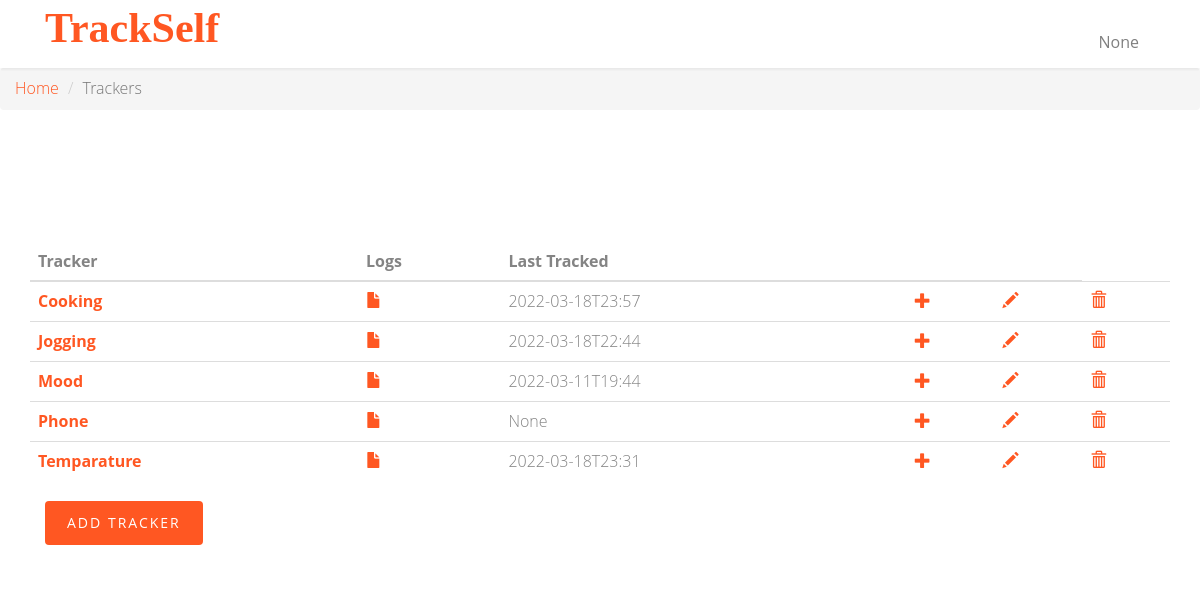
The app's page /trackers, older data.
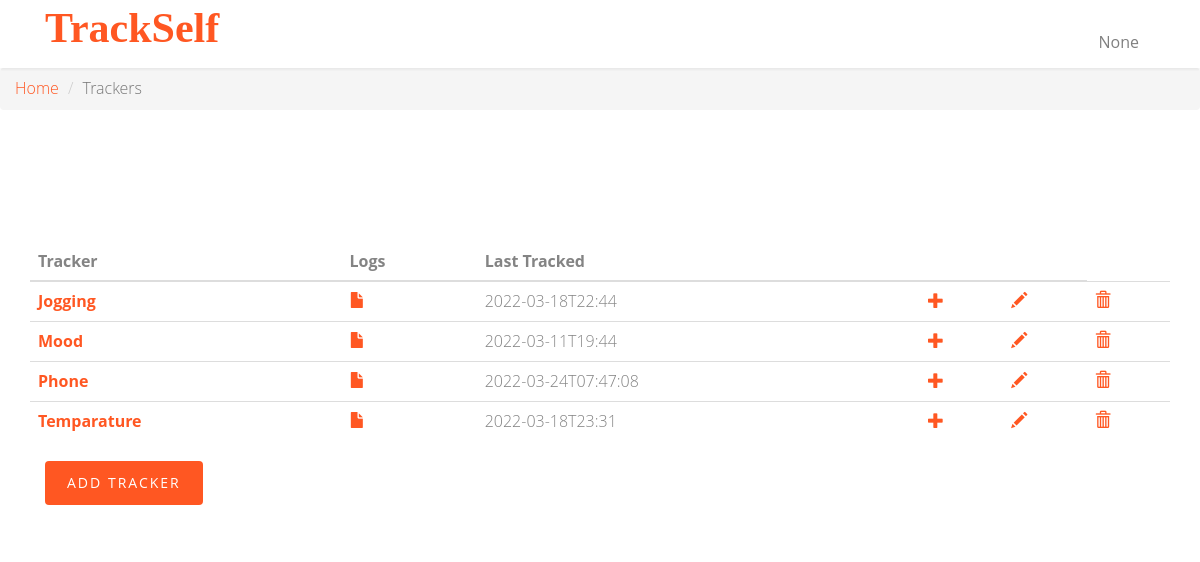
The same page, newer data.
### app.py (models this page shows)
class Tracker(db.Model):
    __tablename__ = 'tracker'
    id = db.Column(db.Integer, autoincrement=True, primary_key=True)
    name = db.Column(db.String, unique=True, nullable=False)
    description = db.Column(db.String, nullable=False)
    type = db.Column(db.String, nullable=False)
    settings = db.Column(db.String)

### app.py (the view)
@app.route("/trackers")
def trackers_page():
    username = request.cookies.get('username')
    latest_logs = db.session.query(
        Log.tracker, db.func.max(Log.timestamp).label('last_tracked')
    ).group_by(Log.tracker).subquery()
    trackers = db.session.query(Tracker.id, Tracker.name, latest_logs.c.last_tracked).outerjoin(latest_logs, Tracker.id ==
                                                                               latest_logs.c.tracker)
    return render_template('trackers-get.html', username=username, trackers=trackers)

### templates/trackers-get.html (shortened to what this page needs)
<!DOCTYPE html>
<html class="no-js">
<head>
    <link rel="stylesheet" href="static/css/animate.css">
    <link rel="stylesheet" href="static/css/icomoon.css">
    <link rel="stylesheet" href="static/css/bootstrap.css">
    <link rel="stylesheet" href="static/css/superfish.css">
    <link rel="stylesheet" href="static/css/style.css">
</head>
<body>
<div id="fh5co-wrapper">
    <div id="fh5co-page">
        <header id="fh5co-header-section" class="sticky-banner">
            <div class="container">
                <div class="nav-header">
                    <h1 id="fh5co-logo" class="col-sm-2"><a href="/">TrackSelf</a></h1>
                    <nav id="fh5co-menu-wrap" role="navigation" class="col-sm-1">
                        <ul class="sf-menu" id="fh5co-primary-menu">
                            <li class="nav-item dropdown">
                                <a class="nav-link dropdown-toggle" href="#" id="navbardrop" data-toggle="dropdown">
                                    {{ username }}
                                </a>
                            </li>
                        </ul>
                    </nav>
                </div>
            </div>
        </header>
        <nav aria-label="breadcrumb">
            <ol class="breadcrumb">
                <li class="breadcrumb-item"><a href="/">Home</a></li>
                <li class="breadcrumb-item active" aria-current="page">Trackers</li>
            </ol>
        </nav>
        <div id="fh5co-contact" class="animate-box">
            <div class="container">
                <div class="row">
                    <div class="col-md-12">
                        <table id="tracker-table" class="table">
                            <thead>
                            <th scope="col">Tracker</th>
                            <th scope="col">Logs</th>
                            <th scope="col">Last Tracked</th>
                            <th scope="col"></th>
                            <th scope="col"></th>
                            </thead>
                            <tbody>
                            {% for tracker in trackers%}
                            <tr>
                                <th scope="row"><a href="/trackers/{{ tracker['id'] }}">{{ tracker['name'] }}</a></th>
                                <td><a href="/trackers/{{ tracker['id'] }}/logs"><i class="glyphicon glyphicon-file"></i></a></td>
                                <td>{{ tracker['last_tracked'] }}</td>
                                <td><a href="/trackers/{{ tracker['id'] }}/logs/create"><i class="glyphicon glyphicon-plus"></i></a></td>
                                <td><a href="/trackers/{{ tracker['id'] }}/update"><i class="glyphicon glyphicon-pencil"></i></a></td>
                                <td><a href="/trackers/{{ tracker['id'] }}/delete"><i class="glyphicon glyphicon-trash"></i></a></td>
                            </tr>
                            {% endfor %}
                            </tbody>
                        </table>
                        <div class="col-md-12">
                            <div class="form-group">
                                <button id="myButton" class="btn btn-primary">Add Tracker</button>
                            </div>
                        </div>
                    </div>
                </div>
            </div>
        </div>
    </div>
</div>
</body>
</html>

### static/css/superfish.css (style rules this page uses)
.sf-menu, .sf-menu * { margin: 0; padding: 0; list-style: none; }
.sf-menu li { position: relative; }
.sf-menu > li { float: left; }
.sf-menu a { display: block; position: relative; }
.sf-menu { float: left; margin-bottom: 1em; }
.sf-menu a { border-left: 1px solid #fff; border-top: 1px solid #dFeEFF; border-top: 1px solid rgba(255,255,255,.5); padding: .75em 1em; text-decoration: none; zoom: 1; }
.sf-menu a { color: #13a; }
.sf-menu li { background: #BDD2FF; white-space: nowrap; *white-space: normal; -webkit-transition: background .2s; transition: background .2s; }

### static/css/style.css (style rules this page uses)
body { font-family: "Open Sans", Arial, sans-serif; line-height: 1.6; font-size: 16px; background: #fff; color: #848484; font-weight: 300; overflow-x: hidden; }
a { color: #ff5722; -webkit-transition: 0.5s, ease; -o-transition: 0.5s, ease; transition: 0.5s, ease; }
p, ul, ol { margin-bottom: 1.5em; font-size: 16px; color: #848484; font-family: "Open Sans", Arial, sans-serif; }
h1, h2, h3, h4, h5, h6 { color: #5a5a5a; font-family: "Open Sans", Arial, sans-serif; font-weight: 400; margin: 0 0 30px 0; }
.stuck { position: fixed !important; top: 0 !important; -webkit-box-shadow: 0 2px 2px rgba(0, 0, 0, 0.05); -moz-box-shadow: 0 2px 2px rgba(0, 0, 0, 0.05); -ms-box-shadow: 0 2px 2px rgba(0, 0, 0, 0.05); -o-box-shadow: 0 2px 2px rgba(0, 0, 0, 0.05); box-shadow: 0 2px 2px rgba(0, 0, 0, 0.05); }
.sf-menu { margin: 7px 0 0 0 !important; }
.sf-menu { float: right; }
.sf-menu a { color: rgba(0, 0, 0, 0.5); padding: 0.75em 1em !important; font-weight: normal; border-left: none; border-top: none; border-top: none; text-decoration: none; zoom: 1; font-size: 16px; border-bottom: none !important; }
.sf-menu li, .sf-menu ul li, .sf-menu ul ul li, .sf-menu li:hover, .sf-menu li.sfHover { background: transparent; }
#fh5co-header-section { padding: 0; position: relative; left: 0; width: 100%; z-index: 1022; background: #fff; }
.nav-header { position: relative; float: left; width: 100%; }
#fh5co-logo { position: relative; z-index: 2; font-size: 22px; text-transform: uppercase; font-weight: 700; float: left; margin: 5px 0px 0px 0px; }
#fh5co-logo a { color: #ff5722; }
#fh5co-menu-wrap { position: relative; z-index: 2; display: block; float: right; margin-top: 1%; }
#fh5co-menu-wrap .sf-menu a { padding: 1em .75em; }
#fh5co-services, #fh5co-about, #fh5co-contact { padding: 7em 0; }
#fh5co-contact .form-group { margin-bottom: 30px; }
.btn { -webkit-transition: 0.3s; -o-transition: 0.3s; transition: 0.3s; }
.btn { text-transform: uppercase; letter-spacing: 2px; -webkit-transition: 0.3s; -o-transition: 0.3s; transition: 0.3s; }
.btn.btn-primary { background: #ff5722; color: #fff; border: none !important; border: 2px solid transparent !important; }
.js .animate-box { opacity: 0; }
#fh5co-wrapper { overflow-x: hidden; position: relative; }
#fh5co-page { position: relative; -webkit-transition: 0.5s; -o-transition: 0.5s; transition: 0.5s; }
#offcanvas-menu { position: absolute; top: 0; bottom: 0; z-index: 99; background: #222; right: -240px; width: 240px; padding: 20px; overflow-y: scroll !important; display: none; }
#offcanvas-menu ul { padding: 0; margin: 0; }
#offcanvas-menu ul li { padding: 0; margin: 0 0 10px 0; list-style: none; }
#offcanvas-menu ul li a { font-size: 18px; color: rgba(255, 255, 255, 0.4); }

### templates/trackers-get.html (style rules this page uses)
#fh5co-logo a { color: #ff5722; text-transform: none; font-family: Garamond; font-size: 42px; }

Row changes from the older to the newer data that the page shows:
removed Tracker: name "Cooking", last_tracked "2022-03-18T23:57"
computed for Tracker "Phone": last_tracked "None" → "2022-03-24T07:47:08"
